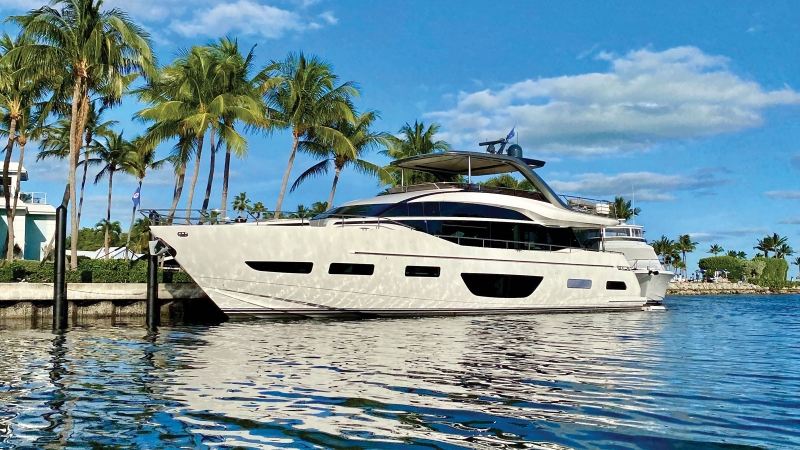
#> input picture exercises/01_image_processing/boat.jpg, 1600 x 900 px (shown at 1/2 size)
$ jupyter execute template_matching.ipynb   (shell and % lines are left out)
#> lines starting #> are read from the running program, lines starting #| are printed output that depends on the picture
### exercises/01_image_processing/salt_pepper_m.py
import numpy as np


def salt_pepper(p_sp,sigma,rows,cols):
    noise=np.random.randn(rows,cols)*sigma
    noise[np.random.rand(rows,cols)>=p_sp]=0

    return noise

print(salt_pepper(0.1,1,2,2))

### exercises/01_image_processing/template_matching.ipynb
[cell 1]
import cv2
import matplotlib.pyplot as plt
import matplotlib.patches as patches
import numpy as np
import sys
from salt_pepper_m import salt_pepper
plt.rcParams['figure.figsize'] = [12, 8]

[cell 2]
# Load a color image in grayscale
#img = cv2.imread('boat.jpg',0).astype(float)/255
img = cv2.imread('boat.jpg',0)
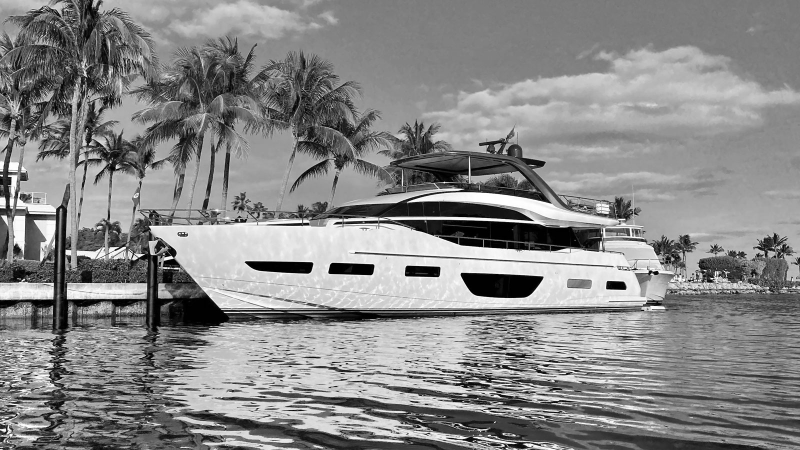
#> img: shape (900, 1600) (shown at 1/2 size); min 0, max 255, mean 136.1

[cell 3]
# Cut a template and show images
template=img[400:600,250:350]
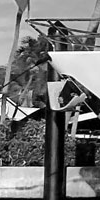
#> template: shape (200, 100); min 0, max 255, mean 114.5

plt.subplot(121)
plt.imshow(img,cmap='gray')
plt.subplot(122)
plt.imshow(template,cmap='gray')
plt.show()
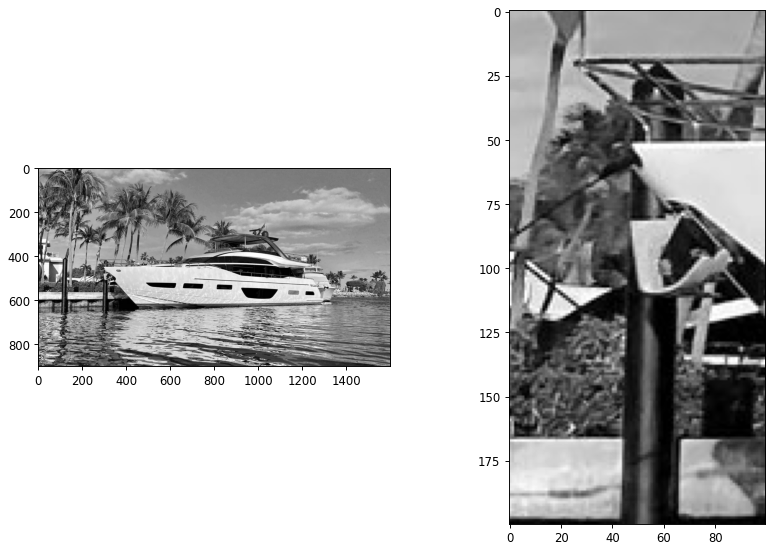
#> figure drawn by matplotlib, 2 panels

[cell 4]
#Apply template matching

result=cv2.matchTemplate(img,template,method=cv2.TM_CCORR_NORMED)
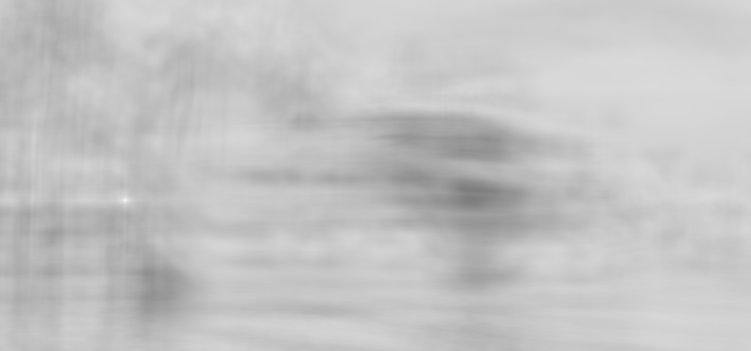
#> result: shape (701, 1501) float32 (shown at 1/2 size); min 0.488, max 1, mean 0.767
plt.imshow(result,cmap='gray')
plt.show()

import matplotlib.pyplot as plt
from matplotlib import cm
from matplotlib.ticker import LinearLocator
import numpy as np

fig, ax = plt.subplots(subplot_kw={"projection": "3d"})

# Plot 3D surface
X = np.arange(result.shape[1])
#> X = 1501 values from 0 to 1500
Y = np.arange(result.shape[0])
#> Y = 701 values from 0 to 700

X, Y = np.meshgrid(X, Y)


# Plot the surface.
surf = ax.plot_surface(X, Y, result, cmap=cm.coolwarm,
                       linewidth=0, antialiased=False)
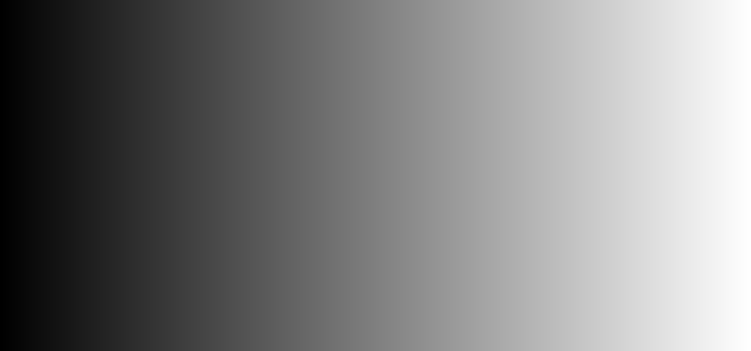
#> X: shape (701, 1501) int64 (shown at 1/2 size); min 0, max 1500, mean 750; drawn with min black and max white

# Customize the z axis.
ax.set_zlim(0, 1.01)
ax.zaxis.set_major_locator(LinearLocator(10))
# A StrMethodFormatter is used automatically
ax.zaxis.set_major_formatter('{x:.02f}')

# Add a color bar which maps values to colors.
fig.colorbar(surf, shrink=0.5, aspect=5)

plt.show()
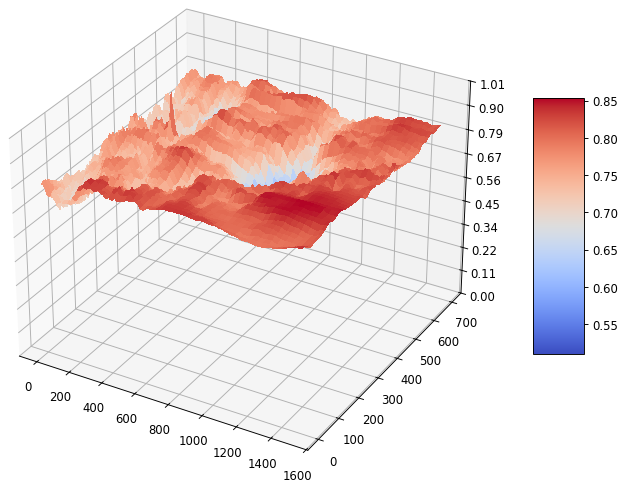
#> figure drawn by matplotlib, 2 panels

[cell 5]
#Show in image
pos_templ=np.unravel_index(np.argmax(result),result.shape)
#> pos_templ = (400, 250)

# Create figure and axes
fig, ax = plt.subplots()

# Display the image
ax.imshow(img,cmap='gray')

# Create a Rectangle patch
rect = patches.Rectangle((pos_templ[1],pos_templ[0]), template.shape[1], template.shape[0], linewidth=1, edgecolor='r', facecolor='none')

# Add the patch to the Axes
ax.add_patch(rect)

plt.show()
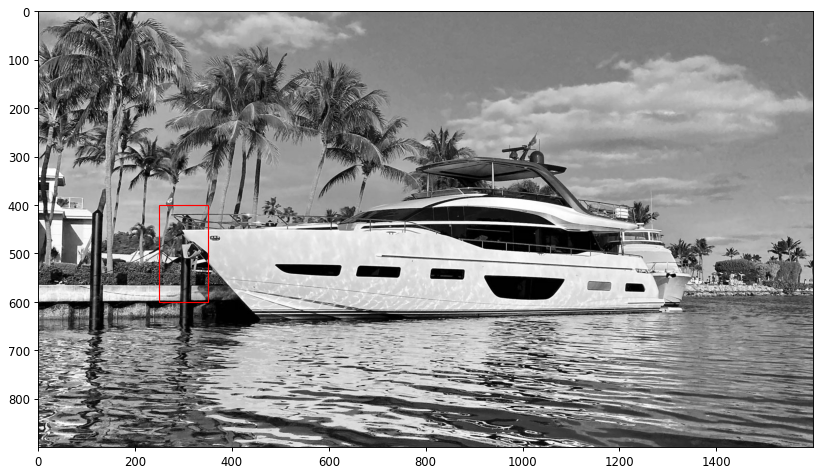
#> figure drawn by matplotlib, 1 panel

$ run again, with exercises/01_image_processing/shapes.jpg copied over exercises/01_image_processing/boat.jpg
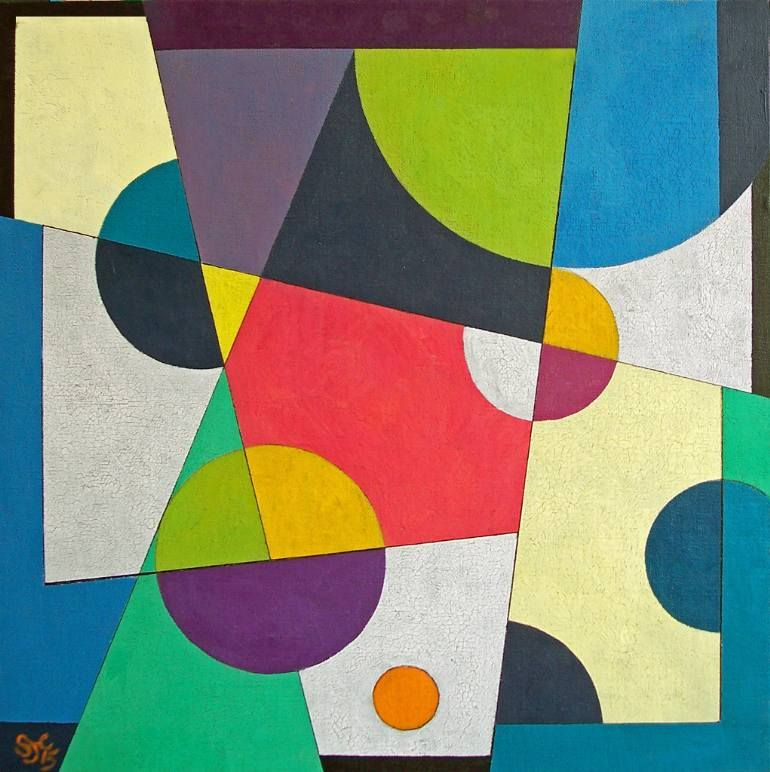
#> input picture exercises/01_image_processing/shapes.jpg, 770 x 772 px
#> `plt.show()`:
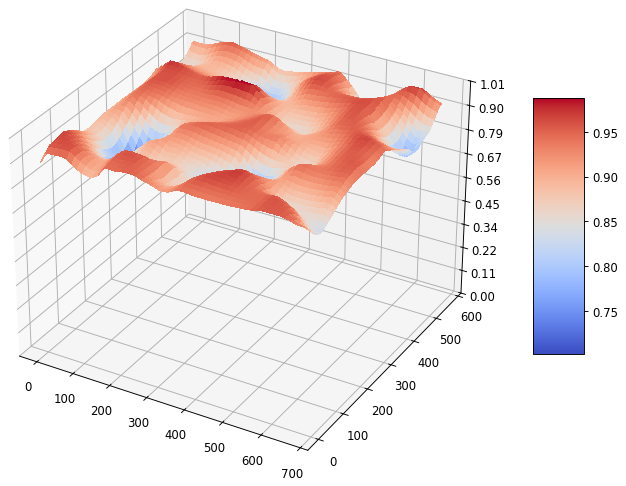
#> figure drawn by matplotlib, 2 panels
#> pos_templ = (400, 250)
#> `plt.show()`:
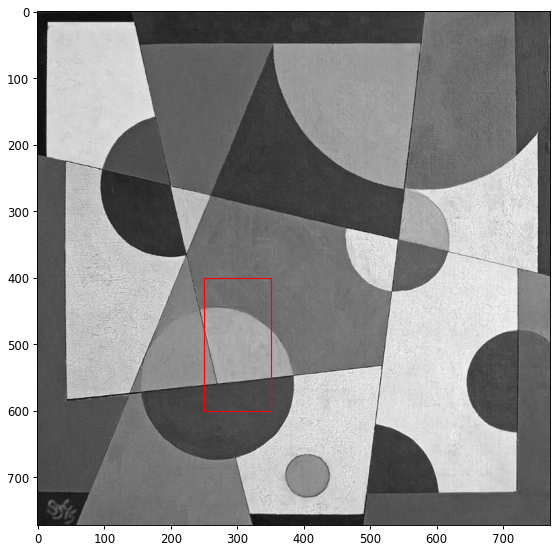
#> figure drawn by matplotlib, 1 panel
